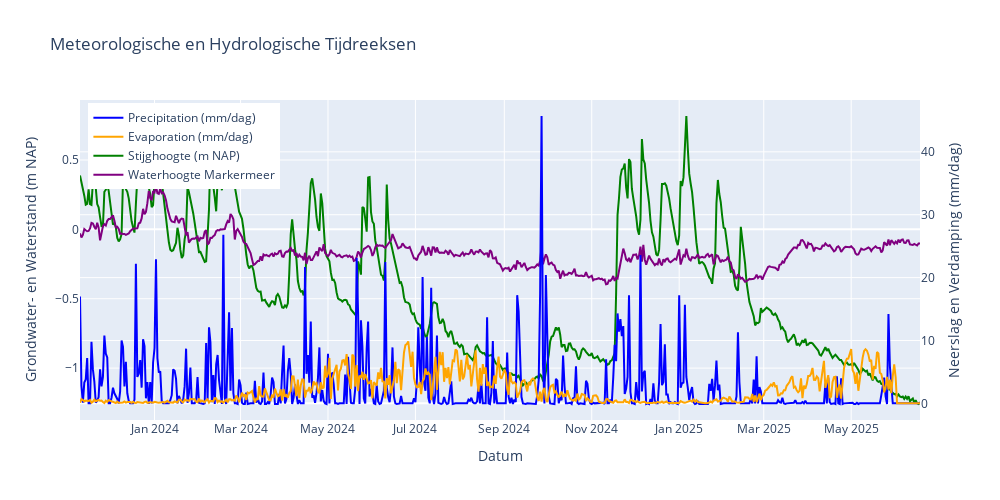

Notebook code for this chart:
### Code cell
import plotly.graph_objects as go

# Align all series to the index of head_daily_mean
common_index = head_daily_mean.dropna().index
prec_aligned = prec.reindex(common_index).fillna(0)
evap_aligned = evap.reindex(common_index).fillna(0)
waterhoogte_aligned = waterhoogte_daily_mean.reindex(common_index).fillna(method="ffill")

fig = go.Figure()

# Precipitation
fig.add_trace(go.Scatter(
    x=common_index, y=prec_aligned,
    mode='lines', name='Precipitation (mm/dag)',
    yaxis='y2', line=dict(color='blue')
))

# Evaporation
fig.add_trace(go.Scatter(
    x=common_index, y=evap_aligned,
    mode='lines', name='Evaporation (mm/dag)',
    yaxis='y2', line=dict(color='orange')
))

# Groundwater head
fig.add_trace(go.Scatter(
    x=common_index, y=head_daily_mean.reindex(common_index),
    mode='lines', name='Stijghoogte (m NAP)',
    yaxis='y1', line=dict(color='green')
))

# Surface water level
fig.add_trace(go.Scatter(
    x=common_index, y=waterhoogte_aligned,
    mode='lines', name='Waterhoogte Markermeer',
    yaxis='y1', line=dict(color='purple')
))

# Layout
fig.update_layout(
    title="Meteorologische en Hydrologische Tijdreeksen",
    xaxis=dict(title='Datum'),
    yaxis=dict(title='Grondwater- en Waterstand (m NAP)', side='left'),
    yaxis2=dict(title='Neerslag en Verdamping (mm/dag)', overlaying='y', side='right'),
    legend=dict(x=0.01, y=0.99),
    height=500,
    width=1000
)

fig.show()

### Figure 1 — Plotly figure (JSON) as saved in the notebook; plotly's stock layout.template omitted (floating-point values rounded to 4 significant figures; data arrays with more than 128 entries replaced by an {"elided": "..."} marker saying what was removed)
{"data": [{"line": {"color": "blue"}, "mode": "lines", "name": "Precipitation (mm/dag)", "type": "scatter", "x": {"elided": "587 str values"}, "y": {"elided": "587 float values"}, "yaxis": "y2"}, {"line": {"color": "orange"}, "mode": "lines", "name": "Evaporation (mm/dag)", "type": "scatter", "x": {"elided": "587 str values"}, "y": {"elided": "587 float values"}, "yaxis": "y2"}, {"line": {"color": "green"}, "mode": "lines", "name": "Stijghoogte (m NAP)", "type": "scatter", "x": {"elided": "587 str values"}, "y": {"elided": "587 float values"}, "yaxis": "y"}, {"line": {"color": "purple"}, "mode": "lines", "name": "Waterhoogte Markermeer", "type": "scatter", "x": {"elided": "587 str values"}, "y": {"elided": "587 float values"}, "yaxis": "y"}], "layout": {"height": 500, "legend": {"x": 0.01, "y": 0.99}, "title": {"text": "Meteorologische en Hydrologische Tijdreeksen"}, "width": 1000, "xaxis": {"title": {"text": "Datum"}}, "yaxis": {"side": "left", "title": {"text": "Grondwater- en Waterstand (m NAP)"}}, "yaxis2": {"overlaying": "y", "side": "right", "title": {"text": "Neerslag en Verdamping (mm/dag)"}}}}
